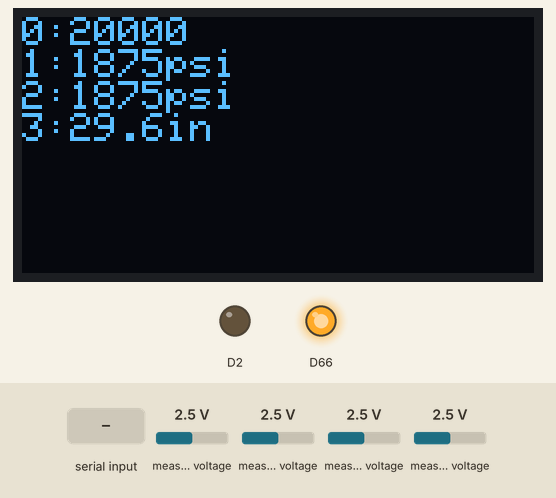
A sketch run on a simulated Arduino Due. Parts: 128×64 one-colour display, output pins drawn as LEDs (lit = HIGH). Inputs (shaded band) come from the test bench; at power-on: measured voltage 2.5 V. What the sketch prints to the serial monitor is not drawn.

Above: at 1.2 s.
1.3 s: measured voltage (sensor 203) set to 2.3 V
At 2.5 s:
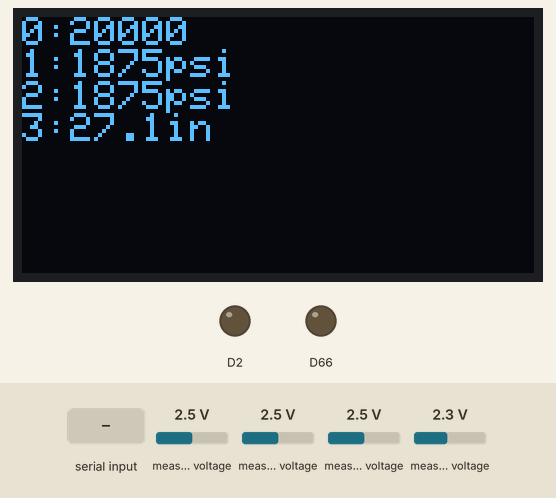
2.8 s: "g\n" received over the second serial link
At 3.1 s:
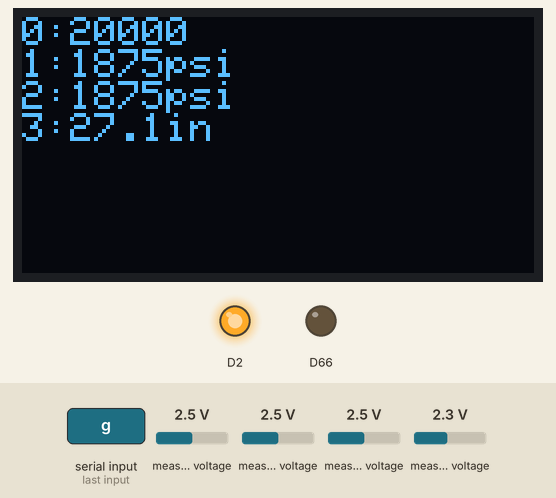
4.3 s: measured voltage (sensor 203) set to 3.8 V
At 5.5 s:
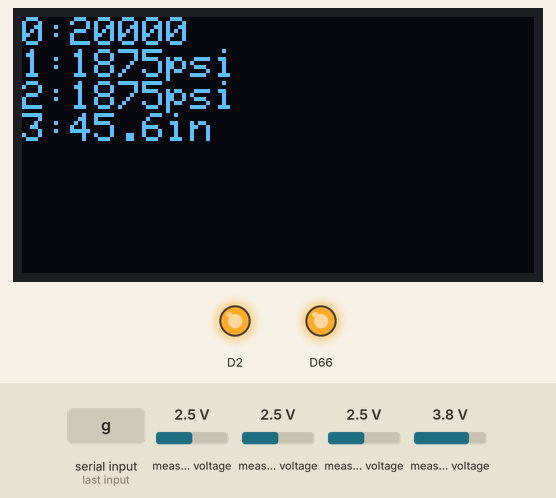
5.8 s: "c\n" received over the second serial link
At 7.0 s:
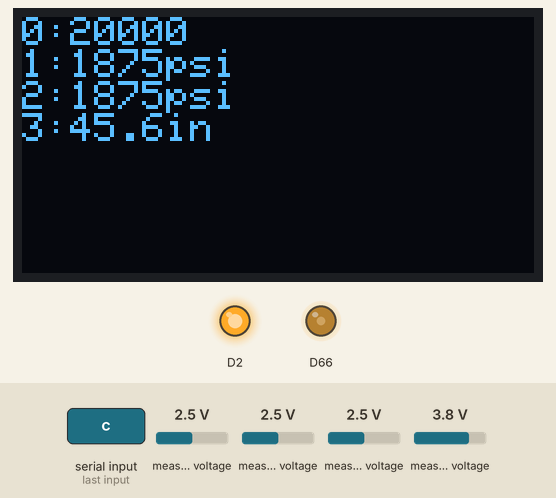
7.3 s: "s\n" received over the second serial link
At 8.2 s:
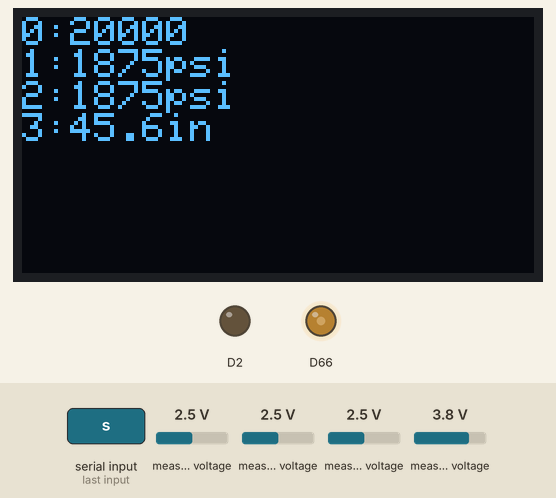
8.8 s: "t\n" received over the second serial link
At 9.6 s:
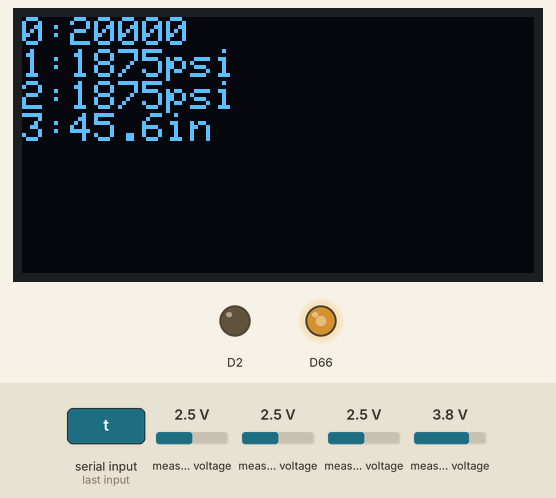
Timing chart, 0 to 11.3 s (numbered marks = the images above; inputs shaded):
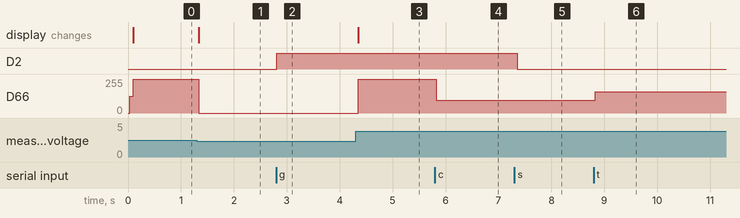

The sketch:

test_file.ino
```cpp
//code for Arduino Due
#include <PID_v1.h>
#include <Adafruit_ADS1X15.h>
Adafruit_ADS1115 adcOne;
#include <Adafruit_SSD1306.h>
#define OLED_RESET 13  // D13 on DUE
Adafruit_SSD1306 display(OLED_RESET);
//Timer variables
unsigned long previousMillis = 0;
const long interval = 500;

//Define Variables we'll be connecting to
double Setpoint, Input, Output;
double kp = 10000, ki = 8000, kd = 0;// If running Proportional on Measurement, increasing P slows response.
//Mappping Values
double loadCellRaw = 0;
double pressureTRaw = 0;
double pressureCRaw = 0;
double stringGaugeRaw = 0;
double loadCell = 0;
double pressureT = 0;
double pressureC = 0;
double stringGauge = 0;

bool JogMode = false;
PID myPID(&Input, &Output, &Setpoint,kp,ki,kd,P_ON_M, REVERSE);
void setup() {
Serial.begin(115200);
Serial1.begin(115200);
display.begin(SSD1306_SWITCHCAPVCC, 0x3C);
display.clearDisplay();
display.setTextSize(1);
display.setTextColor(WHITE);


analogWriteResolution(12);
analogWrite(DAC0, 2048);
pinMode(2, OUTPUT);
digitalWrite(2, LOW);
  // Initializes ADC and warns if ADC does not connenct
  if (!adcOne.begin(0x48)) {
    Serial.println("Failed to initialize ADC One.");
    while (1);
    Serial.println("ADC 1 OK");
  }
adcOne.setGain(GAIN_ONE);
adcOne.setDataRate(RATE_ADS1115_128SPS);
myPID.SetMode(AUTOMATIC);
//myPID.SetOutputLimits(1548, 2548);
myPID.SetOutputLimits(0, 4095);
myPID.SetSampleTime(50);
//Serial.print("Setup Complete");
//Serial.println();
Serial.println("Setpoint,Input");
GetCylinderExtension();
Input = stringGauge;
Setpoint = Input;
}
void ToDisplay()
    {
    display.clearDisplay();

    display.setCursor(0,0);
    display.print("0:");
    display.println(loadCellRaw,0);
    display.print("1:");
    display.print(pressureT,0);
    display.println("psi");
    display.print("2:");
    display.print(pressureC,0);
    display.println("psi");
    display.print("3:");
    display.print(stringGauge,1);
    display.println("in");
    display.display();
    }
void GetPressure()
{
pressureTRaw = adcOne.readADC_SingleEnded(1);// read channel 1
pressureCRaw = adcOne.readADC_SingleEnded(2);// read channel 2
//map pressure sensors 1-5 Volts to 0 to 5000 psi
if (pressureTRaw < 8000) pressureT = 0; //8000 represents 1 volt. This line eliminates negative numbers toggling around zero psi.
else pressureT= map(pressureTRaw, 8000,40000, 0, 5000);//sensor outputs 1-5 volts over 0 - 5000PSI
if (pressureCRaw < 8000) pressureC = 0; //8000 represents 1 volt. This line eliminates negative numbers toggling around zero psi.
else pressureC= map(pressureCRaw, 8000,40000, 0, 5000);//sensor outputs 1-5 volts over 0 - 5000PSI
}
void GetCylinderExtension()
{
  stringGaugeRaw = adcOne.readADC_SingleEnded(3);
  //maps cylinder extension from 0 - 35.75"
  stringGauge= map(stringGaugeRaw, 800,24000, 0, 35750); //maps cylinder extension from 0 - 35750mils"
  stringGauge = stringGauge/1000.0;//converts to inches
}
void GetLoadCell()
{
  loadCellRaw = adcOne.readADC_SingleEnded(0);
  loadCell= map(loadCellRaw, 0,32767, 0, 50000);
}
void loop() {
  // put your main code here, to run repeatedly:
GetPressure();
GetCylinderExtension();
GetLoadCell();
Input = stringGauge;
ToDisplay();


myPID.Compute();
 if (!JogMode){
 analogWrite(DAC0, Output);
 }
 // analogWrite(DAC0, Output);
  unsigned long currentMillis = millis();
 if (currentMillis - previousMillis >= interval) {
    previousMillis = currentMillis;
    Serial.print(Setpoint);
    Serial.print( ",");
    Serial.println(Input);
    //Serial1.print("setpoint");
    Serial1.print(Setpoint);
    Serial1.print(",");
    //Serial1.print("Position");
    Serial1.println(Input);

   // Serial.print( ",");
  //  Serial.print(Output);
   // Serial.println(JogMode);

  }
}


void printHelp()
{
  Serial.print( "setpoint:");
  Serial.println( Setpoint );

  Serial.print( "p:");
  Serial.println( kp );

  Serial.print( "i:");
  Serial.println( ki );

  Serial.print( "d:");
  Serial.println( kd );

  Serial.println();
}


String       inputString = "";         // a string to hold incoming data
String       logString = "";

void parseInput()
{
  String substr;
  //check_Serial_input();

  char first = inputString.charAt(0);

  switch (first)
  {
    case 'p':
      substr = inputString.substring(1);
      kp = substr.toDouble();
      Serial.print("Kp:");
      Serial.println(kp);
      myPID.SetTunings(kp, ki, kd);
      break;

    case 'i':
      substr = inputString.substring(1);
      ki = substr.toDouble();
      Serial.print("Ki:");
      Serial.println(ki);
      myPID.SetTunings(kp, ki, kd);
      break;

    case 'd':
      substr = inputString.substring(1);
      //      dGain = substr.toInt();
      //      Serial.print("Kd:");
      //      Serial.println(dGain);
      kd = substr.toDouble();
      Serial.print("Kd:");
      Serial.println(kd);
      //      writetoEEPROM();
      myPID.SetTunings(kp, ki, kd);
      break;
    // Stops the hydraulic pump
    case 's':
      Serial.println("Shutting off pump");
      digitalWrite(2, LOW);
      break;

    // Enables the hydraulic pump
    case 'g':
      Serial.println("Hydraulic pump set to go");
      digitalWrite(2, HIGH);
      break;

    // Jogs the piston in the compressive direction
    case 'c':
      Serial.println("testing jog in compressive direction");
      myPID.SetMode(MANUAL);
      JogMode = true;
      analogWrite(DAC0, 1548);
      break;

    // Jogs the piston in the tensile direction
    case 't':
      Serial.println("Testing Jog tenisle direction");
      myPID.SetMode(MANUAL);
      JogMode = true;
      analogWrite(DAC0, 2548);
      break;

    //holds the pid at current force value
    case 'h':
      Serial.println("testing holf");
      Setpoint = Input;
      myPID.SetMode(AUTOMATIC);
      JogMode = false;
      break;

    // Zeros the Force value
    case 'z':
      Serial.println("Zero Testing");
      //zeroPoint = InputRaw;
      Setpoint = 0;
      break;
    case 'm':
      substr = inputString.substring(1);
      //upperLimit = substr.toDouble();
      //fromHigh = InputRaw;
      break;
    case '\n':
      printHelp();
      break;
    case 'f':
      substr = inputString.substring(1);
      Setpoint = substr.toDouble();

      Serial.print("Setpoint:");
      Serial.println(Setpoint);
      break;
    default:
      Serial.println(inputString);
      Serial.println("Error: Shutting off pump");
      digitalWrite(2, LOW);
  }
  inputString = "";
}

/*
  SerialEvent occurs whenever a new data comes in the
  hardware Serial RX.  This routine is run between each
  time loop() runs, so using delay inside loop can delay
  response.  Multiple bytes of data may be available.
*/
void serialEvent1()
{
  while (Serial1.available())
  {
    // get the new byte:
    char inChar = (char)Serial1.read();
    //    Serial.print((int)inChar);
    // add it to the inputString:
    inputString += inChar;
    // if the incoming character is a newline, set a flag
    // so the main loop can do something about it:
    if (inChar == '\n') {
      parseInput();
    }
  }
}
```

Measured:
- the behaviour switches between 2.5 and 2.4 V on measured voltage (sensor 203) (found by bisection; images 0 and 1)
- after the input at 1.3 s, D66: 255/255 → 0/255 at once; the display: changes at once (image 1)
- after the input at 2.8 s, D2: LOW → HIGH at once
- after the input at 4.3 s, D66: 0/255 → 255/255 after 0.05 s; the display: changes after 0.05 s (image 3)
- after the input at 5.8 s, D66: 255/255 → 96/255 at once
- after the input at 7.3 s, D2: HIGH → LOW after 0.06 s
- after the input at 8.8 s, D66: 96/255 → 158/255 at once
